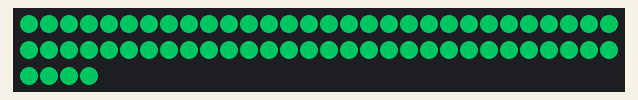
Bench run of a sketch on a simulated Arduino Uno, built with avr-gcc and run on an emulated ATmega328P. Shown: 64 RGB LEDs in strip order, left to right, continuing on the next row. Dim RGB values are drawn brighter than linear.

Above: at 0.15 s.
At 6.77 s:
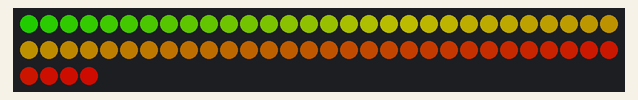
At 11.31 s:
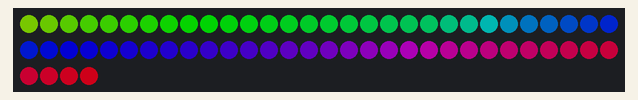
At 20.56 s:
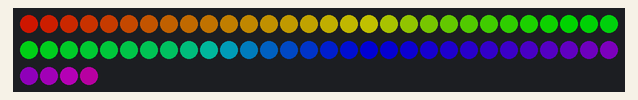
At 28.49 s:
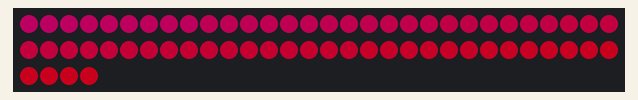
At 39.8 s:
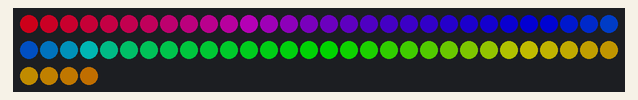

The sketch:

Gradient.ino
```cpp
/* fill_grad
 *
 * By: Andrew Tuline
 *
 * Date: August, 2015
 *
 * Here's a simple method to blend between a couple of colours across a strand of LED's.
 *
 * It uses FastLED's:
 *
 * - fill_gradient() function to blend between two colours.
 * - beatsin8() to provide a time based smooth varying input to blend().
 *
 * An issue when using the fill_gradient is which way you want the gradient to sweep around the colour wheel. Options are:
 *
 * FORWARD_HUES: hue always goes clockwise
 * BACKWARD_HUES: hue always goes counter-clockwise
 * SHORTEST_HUES: hue goes whichever way is shortest and is the DEFAULT
 * LONGEST_HUES: hue goes whichever way is longest
 *
 * When the start and end colours are animated, the sweep will flip in the other direction at certain points, thus causing a disruption of the smooth gradient.
 *
 * This routine demonstrates one method to animate the start/end hues and to ensure the fill_gradient remains consistently smooth.
 *
 */

#include "FastLED.h"
#define DATA_PIN   8
#define NUM_LEDS   64

struct CRGB leds[NUM_LEDS];                                   // Initialize our LED array.

void setup(){
 Serial.begin(9600);
 FastLED.addLeds<WS2812B, DATA_PIN, GRB>(leds, NUM_LEDS).setCorrection(TypicalLEDStrip);
 FastLED.setMaxPowerInVoltsAndMilliamps(5,500);               // This is used by the power management functionality and is currently set at 5V, 500mA.
 FastLED.setBrightness(255);
}

void loop(){

  Gradient();

}

void Gradient(){
 uint8_t starthue = beatsin8(5, 0, 255);
 uint8_t endhue = beatsin8(7, 0, 255);
 if(starthue < endhue){
    fill_gradient(leds, NUM_LEDS, CHSV(starthue,255,255), CHSV(endhue,255,255), FORWARD_HUES);    // If we don't have this, the colour fill will flip around.
 }else{
    fill_gradient(leds, NUM_LEDS, CHSV(starthue,255,255), CHSV(endhue,255,255), BACKWARD_HUES);
 }
 FastLED.show();
}
```
